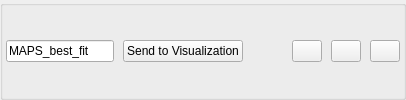
                     <widget class="QGroupBox" name="groupBox_3">
                      <property name="title">
                       <string/>
                      </property>
                      <layout class="QHBoxLayout" name="horizontalLayout_36">
                       <property name="spacing">
                        <number>9</number>
                       </property>
                       <property name="leftMargin">
                        <number>3</number>
                       </property>
                       <property name="topMargin">
                        <number>3</number>
                       </property>
                       <property name="rightMargin">
                        <number>3</number>
                       </property>
                       <property name="bottomMargin">
                        <number>3</number>
                       </property>
                       <item>
                        <widget class="QLineEdit" name="ent_send_df_to_viz2">
                         <property name="text">
                          <string>MAPS_best_fit</string>
                         </property>
                        </widget>
                       </item>
                       <item>
                        <widget class="QPushButton" name="btn_send_to_viz2">
                         <property name="text">
                          <string>Send to Visualization</string>
                         </property>
                        </widget>
                       </item>
                       <item>
                        <spacer name="horizontalSpacer_20">
                         <property name="orientation">
                          <enum>Qt::Horizontal</enum>
                         </property>
                         <property name="sizeHint" stdset="0">
                          <size>
                           <width>40</width>
                           <height>20</height>
                          </size>
                         </property>
                        </spacer>
                       </item>
                       <item>
                        <widget class="QPushButton" name="btn_view_df_2">
                         <property name="sizePolicy">
                          <sizepolicy hsizetype="Fixed" vsizetype="Fixed">
                           <horstretch>0</horstretch>
                           <verstretch>0</verstretch>
                          </sizepolicy>
                         </property>
                         <property name="minimumSize">
                          <size>
                           <width>30</width>
                           <height>0</height>
                          </size>
                         </property>
                         <property name="maximumSize">
                          <size>
                           <width>30</width>
                           <height>16777215</height>
                          </size>
                         </property>
                         <property name="toolTip">
                          <string>View collected fit results</string>
                         </property>
                         <property name="text">
                          <string/>
                         </property>
                         <property name="icon">
                          <iconset resource="resources.qrc">
                           <normaloff>:/icon/iconpack/view11.png</normaloff>:/icon/iconpack/view11.png</iconset>
                         </property>
                         <property name="iconSize">
                          <size>
                           <width>22</width>
                           <height>22</height>
                          </size>
                         </property>
                        </widget>
                       </item>
                       <item>
                        <widget class="QPushButton" name="btn_save_fit_results">
                         <property name="sizePolicy">
                          <sizepolicy hsizetype="Fixed" vsizetype="Fixed">
                           <horstretch>0</horstretch>
                           <verstretch>0</verstretch>
                          </sizepolicy>
                         </property>
                         <property name="minimumSize">
                          <size>
                           <width>30</width>
                           <height>0</height>
                          </size>
                         </property>
                         <property name="maximumSize">
                          <size>
                           <width>30</width>
                           <height>16777215</height>
                          </size>
                         </property>
                         <property name="toolTip">
                          <string>Save all fit results in an Excel file</string>
                         </property>
                         <property name="text">
                          <string/>
                         </property>
                         <property name="icon">
                          <iconset resource="resources.qrc">
                           <normaloff>:/icon/iconpack/save12.png</normaloff>:/icon/iconpack/save12.png</iconset>
                         </property>
                         <property name="iconSize">
                          <size>
                           <width>22</width>
                           <height>22</height>
                          </size>
                         </property>
                        </widget>
                       </item>
                       <item>
                        <widget class="QPushButton" name="btn_open_fit_results">
                         <property name="sizePolicy">
                          <sizepolicy hsizetype="Maximum" vsizetype="Fixed">
                           <horstretch>0</horstretch>
                           <verstretch>0</verstretch>
                          </sizepolicy>
                         </property>
                         <property name="maximumSize">
                          <size>
                           <width>30</width>
                           <height>16777215</height>
                          </size>
                         </property>
                         <property name="toolTip">
                          <string>Open fit results (format Excel) to view/plot</string>
                         </property>
                         <property name="text">
                          <string/>
                         </property>
                         <property name="icon">
                          <iconset resource="resources.qrc">
                           <normaloff>:/icon/iconpack/opened-folder.png</normaloff>:/icon/iconpack/opened-folder.png</iconset>
                         </property>
                         <property name="iconSize">
                          <size>
                           <width>22</width>
                           <height>22</height>
                          </size>
                         </property>
                        </widget>
                       </item>
                      </layout>
                     </widget>
